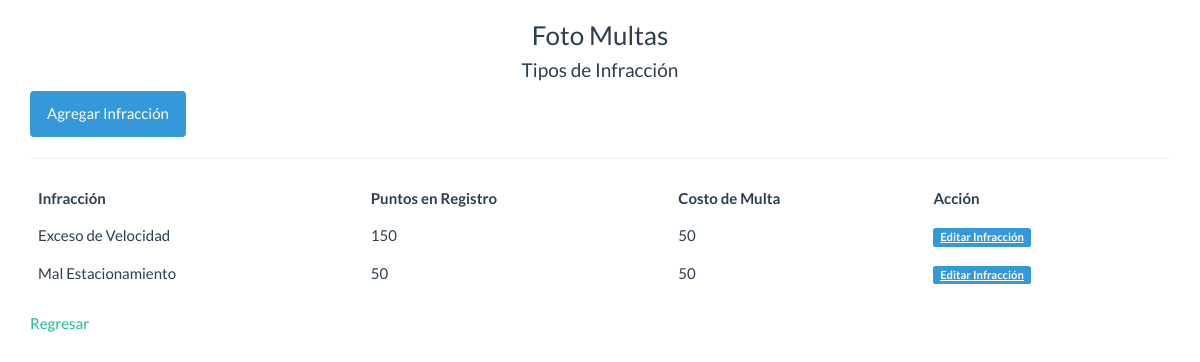
The app's page /app/listado.tipo.infracciones.php (signed in) with its own data.
### tables this page shows
CREATE TABLE `infraccion` (
  `id_infraccion` int(11) NOT NULL,
  `puntos_registro` int(11) NOT NULL,
  `valor_infraccion` double NOT NULL,
  `tex_infraccion` varchar(255) NOT NULL
);

### conexion.php (called while the page is built)
<?php
class Conectar {
	function con()	{
        $host='localhost';
        $usuario='root';
        $clave='';
        $base_datos='fotomultas';
        $conexion=mysqli_connect($host, $usuario, $clave, $base_datos);
        return $conexion;
	}
}
?>

### model/infracciones.class.php (called while the page is built, shortened)
<?php
include_once("../conexion.php");
class Infracciones{
 	var $conex;
 	function Infracciones(){
 		$this->conex=new Conectar;
 	}
	function listar_infracciones(){
		if($this->conex->con()==true) {
			return mysqli_query($this->conex->con(), "SELECT * FROM infraccion ORDER BY id_infraccion DESC;");
		}
	}
}
?>

### app/listado.tipo.infracciones.php (the view, shortened to what this page needs)
<?php
  if (isset($_SESSION["usuario"])){
  if($_SESSION['rol'] == '1') {
?>
<!DOCTYPE html>
<html lang="en">
<head>
	<link rel="stylesheet" type="text/css" href="../view/css/bootstrap.min.css">
</head>
<body>
	<div class="container">
		<div class="content">
			<center class="title">
				<h3>Foto Multas</h3>
				<h4>Tipos de Infracción</h4>
			</center>
			<a href="insertar.tipo.infraccion.php" class="btn btn-info">Agregar Infracción</a>
			<hr>
			<?php
			include '../model/infracciones.class.php';
			$objeto = new Infracciones;
			$consulta = $objeto->listar_infracciones();
			if ($consulta){
			 ?>
			<table class="table table-stripped table-responsive">
				<thead>
					<th>Infracción</th>
					<th>Puntos en Registro</th>
					<th>Costo de Multa</th>
					<th>Acción</th>
				</thead>
				<tbody>
				<?php while ($atributo = mysqli_fetch_array($consulta, MYSQLI_ASSOC)){ ?>
				<tr>
					<td><?php echo $atributo['tex_infraccion']; ?></td>
					<td><?php echo $atributo['puntos_registro']; ?></td>
					<td><?php echo $atributo['valor_infraccion']; ?></td>
					<td><?php echo '<a href="editar.tipo.infraccion.php?id='.$atributo['id_infraccion'].'" class="label label-info">Editar Infracción</a>' ?></td>
				</tr>
				<?php } ?>
			</tbody>
			</table>
			<?php } ?>
			<div class="regresar">
				<a href="principal.php">Regresar</a>
			</div>
		</div>
	</div>
</body>
</html>
<?php
  } else {
      echo '<script language="javascript">alert("Usted no tiene accesos a ésta página, usted no est administrador");</script>
        <script language="javascript">window.location="principal.php"</script>';
  }
  } else {
      echo '<script language="javascript">alert("Usted no tiene accesos a ésta página");</script>
        <script language="javascript">window.location="principal.php"</script>';
  }
?>

### records on screen
infraccion: tex_infraccion "Exceso de Velocidad", puntos_registro "150", valor_infraccion "50"
infraccion: tex_infraccion "Mal Estacionamiento", puntos_registro "50", valor_infraccion "50"
